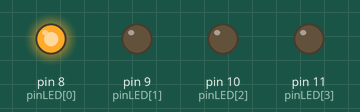
Bench run of a sketch on a simulated Arduino Uno, built with avr-gcc and run on an emulated ATmega328P. On the bench: output pins drawn as LEDs (lit = HIGH).

Above: at 0.2 s.
At 1.2 s:
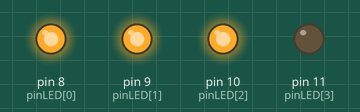
At 1.7 s:
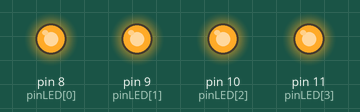
At 2.2 s:
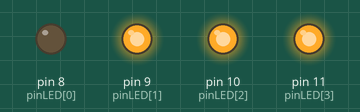
At 3.2 s:
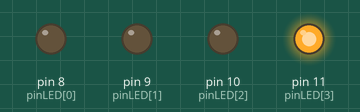
At 4.7 s:
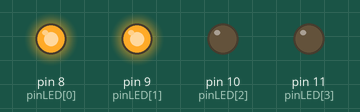
Timing chart, 0 to 5.2 s (numbered marks = the images above):
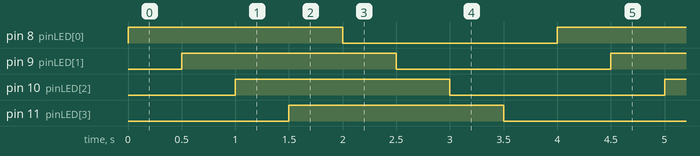

Measured:
- by itself, pin 8 (pinLED[0]), pin 9 (pinLED[1]), pin 10 (pinLED[2]), pin 11 (pinLED[3]): alternates HIGH for 2.0 s and LOW for 2.0 s
- by itself, everything shown: repeats every 4.0 s, in 8 steps

The sketch:

Sketch_LED_Animasi_With_ARRAY_Versi1.ino
```cpp
/*
Nama      : Ahmad Bustanul Aziz
Tanggal   : 2 Oktober 2021
Deskripsi : Sketch LED Animasi with ARRAY Versi 1
 */

//Inisialisasi jumlah LED
const int numLED = 4;
//Inisialisasi array LED
const int pinLED[numLED]={8,9,10,11};

void setup() {
  //Inisialisasi semua pin LED sebagai OUTPUT
  for(int i=0;i<4;i++){
    pinMode(pinLED[i], OUTPUT);
  }
}

void loop() {
  //Hidupkan LED secara bertahap dengan delay masing-masing 500ms
  for(int i=0;i<4;i++) {
    digitalWrite(pinLED[i], HIGH);
    delay(500);
  }

  //Matikan LED secara bertahap dengan delay masing-masing 500ms
  for(int i=0;i<4;i++) {
    digitalWrite(pinLED[i], LOW);
    delay(500);
  }
}
```
